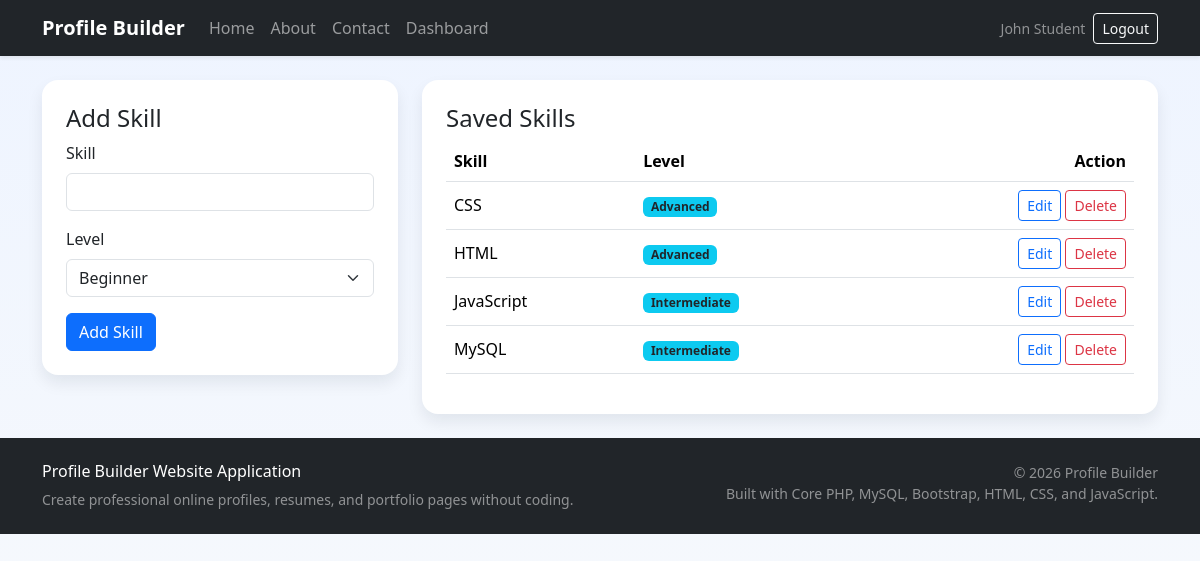
/user/skills.php (signed in), run on the app's committed database.
### tables this page shows
CREATE TABLE skills (
    id INT AUTO_INCREMENT PRIMARY KEY,
    user_id INT NOT NULL,
    skill_name VARCHAR(100) NOT NULL,
    skill_level ENUM('Beginner', 'Intermediate', 'Advanced', 'Expert') NOT NULL DEFAULT 'Beginner',
    CONSTRAINT fk_skills_user FOREIGN KEY (user_id) REFERENCES users(id) ON DELETE CASCADE
);

### includes/functions.php (called while the page is built, shortened)
<?php
require_once __DIR__ . '/../config/database.php';
function db(): PDO
{
    global $pdo;
    return $pdo;
}
function e(?string $value): string
{
    return htmlspecialchars((string) $value, ENT_QUOTES, 'UTF-8');
}
function current_user(): ?array
{
    return $_SESSION['user'] ?? null;
}
function get_records(string $table, int $userId, string $orderBy = 'id DESC'): array
{
    $allowed = ['education', 'skills', 'projects', 'certificates'];
    $stmt = db()->prepare("SELECT * FROM {$table} WHERE user_id = ? ORDER BY {$orderBy}");
    $stmt->execute([$userId]);
    return $stmt->fetchAll();
}

### user/skills.php (the view, shortened to what this page needs)
<?php
$userId = (int) current_user()['id'];
$editItem = null;
$records = get_records('skills', $userId, 'skill_name ASC');
require_once __DIR__ . '/../includes/header.php';
?>
<div class="row g-4">
    <div class="col-lg-4">
        <div class="card form-card">
            <div class="card-body p-4">
                <h1 class="h4"><?= $editItem ? 'Edit Skill' : 'Add Skill'; ?></h1>
                <form method="post">
                    <div class="mb-3"><label class="form-label">Skill</label><input type="text" name="skill_name" class="form-control" required value="<?= e($editItem['skill_name'] ?? ''); ?>"></div>
                    <div class="mb-3">
                        <label class="form-label">Level</label>
                        <select name="skill_level" class="form-select" required>
                            <?php foreach (['Beginner', 'Intermediate', 'Advanced', 'Expert'] as $level): ?>
                                <option value="<?= e($level); ?>" <?= ($editItem['skill_level'] ?? '') === $level ? 'selected' : ''; ?>><?= e($level); ?></option>
                            <?php endforeach; ?>
                        </select>
                    </div>
                    <button class="btn btn-primary" type="submit"><?= $editItem ? 'Update' : 'Add'; ?> Skill</button>
                </form>
            </div>
        </div>
    </div>
    <div class="col-lg-8">
        <div class="card content-card">
            <div class="card-body p-4">
                <h2 class="h4">Saved Skills</h2>
                <div class="table-responsive">
                    <table class="table align-middle">
                        <thead><tr><th>Skill</th><th>Level</th><th class="text-end">Action</th></tr></thead>
                        <tbody>
                        <?php foreach ($records as $record): ?>
                            <tr>
                                <td><?= e($record['skill_name']); ?></td>
                                <td><span class="badge bg-info text-dark"><?= e($record['skill_level']); ?></span></td>
                                <td class="text-end">
                                    <a class="btn btn-sm btn-outline-primary" href="?edit=<?= (int) $record['id']; ?>">Edit</a>
                                    <a class="btn btn-sm btn-outline-danger" data-confirm="Delete this skill?" href="?delete=<?= (int) $record['id']; ?>">Delete</a>
                                </td>
                            </tr>
                        <?php endforeach; ?>
                        </tbody>
                    </table>
                </div>
            </div>
        </div>
    </div>
</div>
<?php require_once __DIR__ . '/../includes/footer.php'; ?>

### assets/css/style.css (style rules this page uses)
:root { --primary-color: #0f4c81; --secondary-color: #1f2937; --accent-color: #f59e0b; --surface-color: #f8fafc; }
body { background: linear-gradient(180deg, #eef4ff 0%, #f8fafc 100%); color: #1f2937; min-height: 100vh; }
.form-card, .content-card { border: 0; border-radius: 1rem; box-shadow: 0 0.5rem 1rem rgba(15, 23, 42, 0.08); }

### data on the page
skills: skill_name "CSS", skill_level "Advanced"
skills: skill_name "HTML", skill_level "Advanced"
skills: skill_name "JavaScript", skill_level "Intermediate"
skills: skill_name "MySQL", skill_level "Intermediate"

### other printed values
current_user()['name'] "John Student"
form field skill_level "Beginner"
